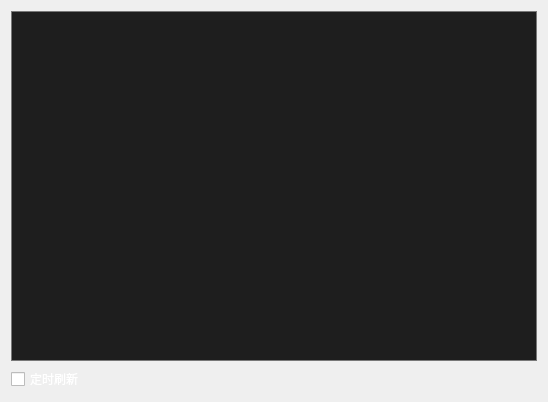
<?xml version="1.0" encoding="UTF-8"?>
<ui version="4.0">
 <class>DemoQStandardItem</class>
 <widget class="QWidget" name="DemoQStandardItem">
  <property name="geometry">
   <rect>
    <x>0</x>
    <y>0</y>
    <width>548</width>
    <height>402</height>
   </rect>
  </property>
  <property name="windowTitle">
   <string>Form</string>
  </property>
  <property name="styleSheet">
   <string notr="true">QCheckBox{
color:white;
font:14px &quot;宋体&quot;;
}
QTableView{
font:14px &quot;宋体&quot;;
border:1px solid rgb(120,120,120);
gridline-color: rgb(120,120,120);
color:white;
background:rgb(30,30,30);
alternate-background-color:rgb(50,50,50);
selection-color:white;
selection-background-color:rgb(50,100,200);
}
QTableView::indicator{
width: 16px;
height: 16px;
margin-left:20px;
}
QTableView::indicator:hover,
QTableView::indicator:checked:hover{
}
QTableView::indicator:checked{
}
QHeaderView{
border:0;
background:rgb(70,70,70);
}
QHeaderView::section{
font:14px &quot;宋体&quot;;
height:25px;
width:50px;
border:1px solid rgb(50,100,200);
border-left:0;
border-top:0;
color:white;
background:rgb(70,70,70);
}
QHeaderView::section:hover{
background:rgb(150,150,150);
}
QHeaderView::section:pressed,
QHeaderView::section:checked{
background:rgb(50,100,200);
}
QTableView QTableCornerButton::section {
background:rgb(70,70,70);
border:1px solid rgb(50,100,200);
border-left:0;
border-top:0;
}
/*表头排序的小图标*/
QHeaderView::down-arrow{}
QHeaderView::up-arrow{}</string>
  </property>
  <layout class="QVBoxLayout" name="verticalLayout">
   <item>
    <widget class="QTableView" name="tableView"/>
   </item>
   <item>
    <layout class="QHBoxLayout" name="horizontalLayout">
     <item>
      <widget class="QCheckBox" name="checkUpdate">
       <property name="text">
        <string>定时刷新</string>
       </property>
      </widget>
     </item>
     <item>
      <spacer name="horizontalSpacer">
       <property name="orientation">
        <enum>Qt::Horizontal</enum>
       </property>
       <property name="sizeHint" stdset="0">
        <size>
         <width>40</width>
         <height>20</height>
        </size>
       </property>
      </spacer>
     </item>
    </layout>
   </item>
  </layout>
 </widget>
 <resources/>
 <connections/>
</ui>
